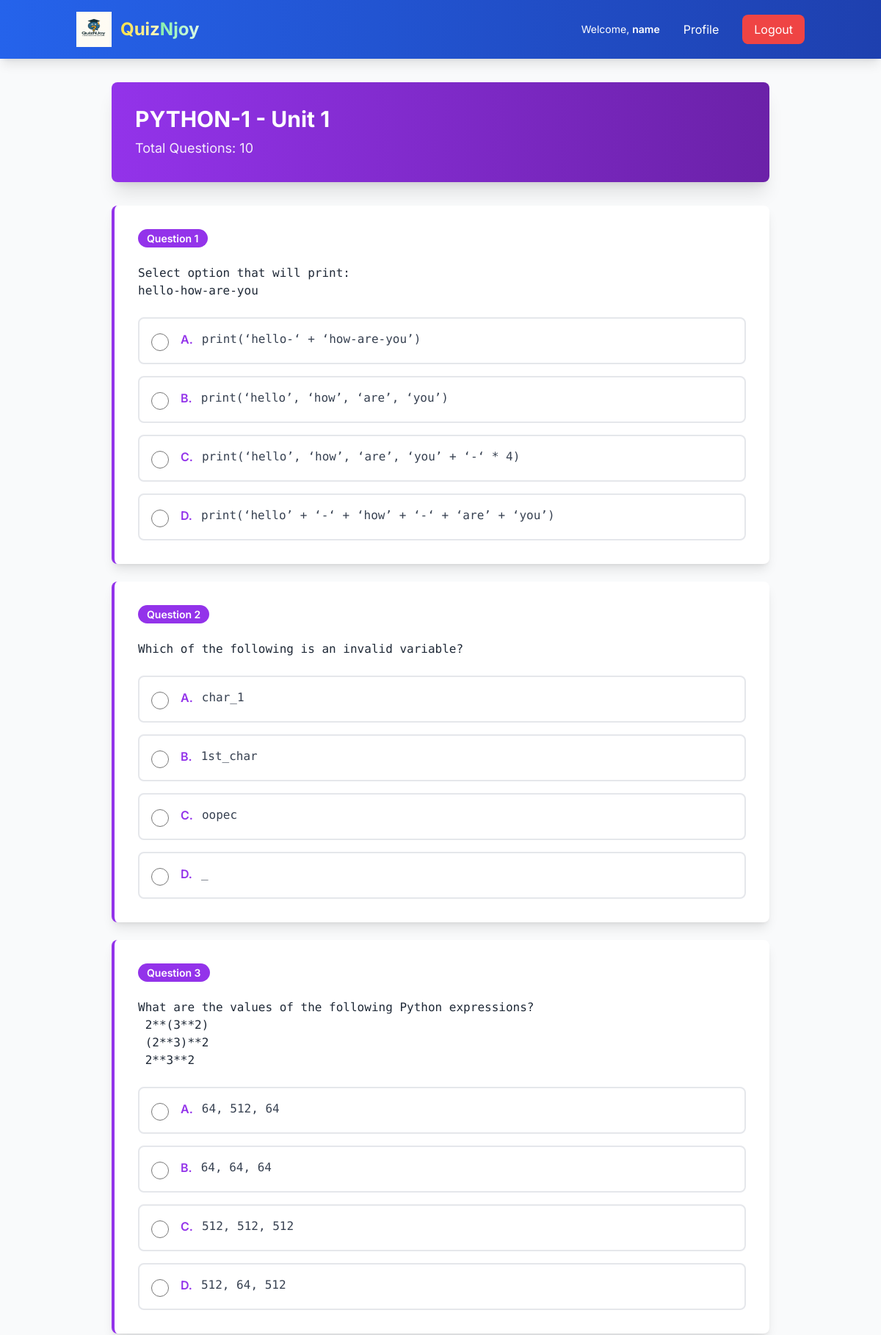
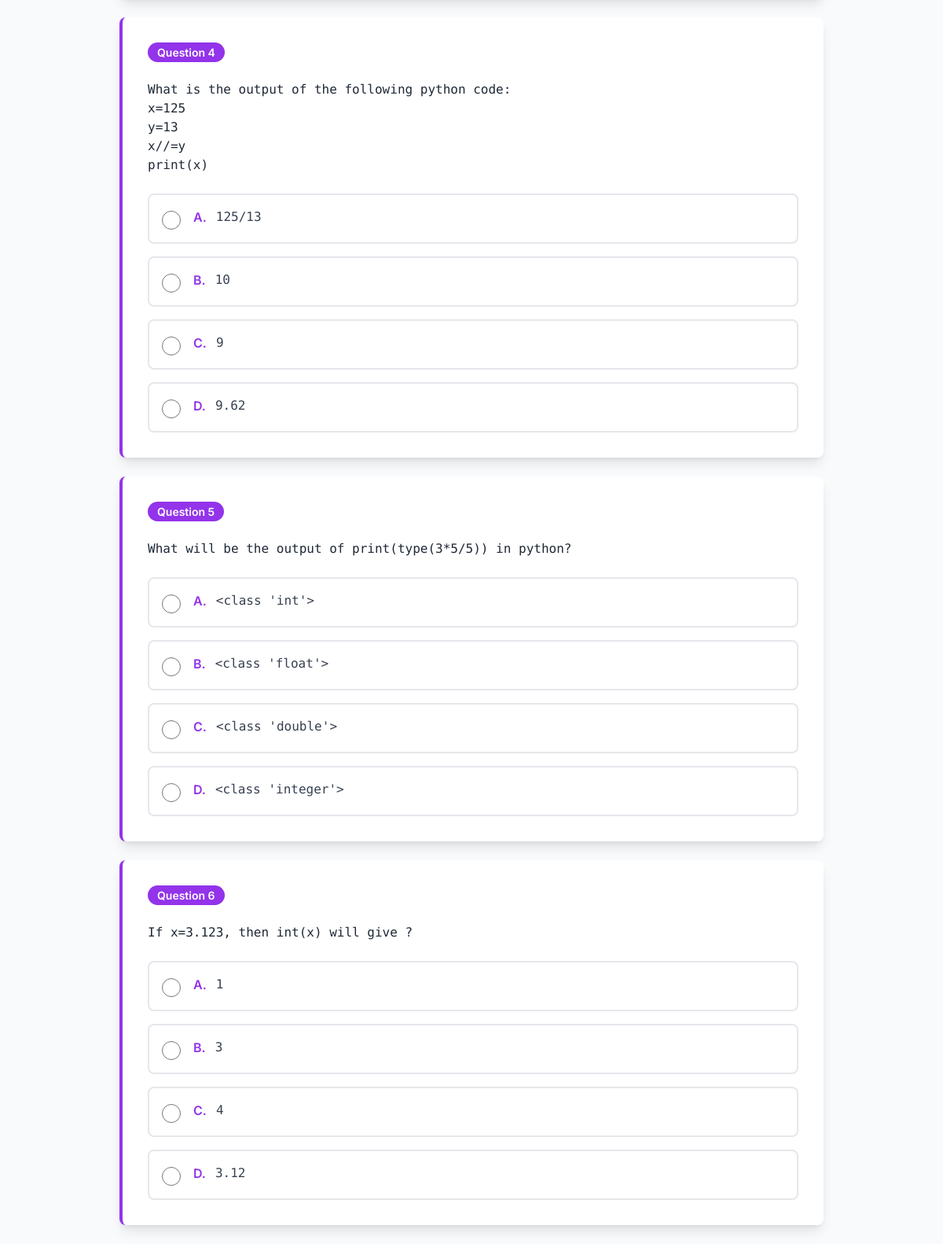
The page /quiz/subject/5/unit/1/quiz/?mode=random (signed in, upper part) on the database its author committed (2 pictures, top to bottom).
### semesters/models.py (models this page shows, shortened)
class Subject(models.Model):
    semester = models.ForeignKey(Semester, on_delete=models.CASCADE, related_name='subjects')
    name = models.CharField(max_length=200)
    code = models.CharField(max_length=20, blank=True)
    created_at = models.DateTimeField(auto_now_add=True)
    class Meta:
        ordering = ['semester', 'name']
        unique_together = ['semester', 'name']

class Question(models.Model):
    subject = models.ForeignKey(Subject, on_delete=models.CASCADE, related_name='questions')
    unit = models.IntegerField()
    question_text = models.TextField()
    question_image = models.ImageField(upload_to='question_images/', blank=True, null=True)
    option_a = models.CharField(max_length=500)
    option_b = models.CharField(max_length=500)
    option_c = models.CharField(max_length=500)
    option_d = models.CharField(max_length=500)
    correct_answer = models.CharField(max_length=1, choices=[
        ('A', 'Option A'),
        ('B', 'Option B'),
        ('C', 'Option C'),
        ('D', 'Option D'),
    ])
    added_by = models.CharField(max_length=100, blank=True)
    verified_by = models.CharField(max_length=100, blank=True)
    created_at = models.DateTimeField(auto_now_add=True)
    class Meta:
        ordering = ['subject', 'unit', 'created_at']

### quiz/views.py (the view)
# urls.py: path('subject/<int:subject_id>/unit/<int:unit>/quiz/', views.take_quiz, name='take_quiz'),
@login_required
def take_quiz(request, subject_id, unit):
    subject = get_object_or_404(Subject, id=subject_id)
    quiz_mode = request.GET.get('mode', 'random')  # Get mode from URL parameter
    all_questions = list(Question.objects.filter(subject=subject, unit=unit))
    if not all_questions:
        messages.error(request, 'No questions available for this unit.')
        return redirect('quiz:select_unit', subject_id=subject_id)
    session_key = f'practice_all_shown_{subject_id}_{unit}'
    if quiz_mode == 'practice_all':
        shown_question_ids = request.session.get(session_key, [])
        available_questions = [q for q in all_questions if q.id not in shown_question_ids]
        if not available_questions:
            messages.info(request, 'You have completed all questions! Starting fresh...')
            request.session[session_key] = []
            available_questions = all_questions
        if len(available_questions) <= 10:
            quiz_questions = available_questions
        else:
            quiz_questions = random.sample(available_questions, 10)
        shown_question_ids.extend([q.id for q in quiz_questions])
        request.session[session_key] = shown_question_ids
        remaining = len(all_questions) - len(shown_question_ids)
        if remaining > 0:
            messages.info(request, f'Practice All Mode: {remaining} questions remaining in this unit.')
        else:
            messages.success(request, 'You have completed all questions in this unit!')
    else:
        if len(all_questions) < 10:
            messages.warning(request, f'Only {len(all_questions)} questions available for this unit.')
            quiz_questions = all_questions
        else:
            quiz_questions = random.sample(all_questions, 10)
    request.session['quiz_questions'] = [q.id for q in quiz_questions]
    request.session['subject_id'] = subject_id
    request.session['unit'] = unit
    request.session['quiz_mode'] = quiz_mode
    return render(request, 'quiz/take_quiz.html', {
        'subject': subject,
        'unit': unit,
        'questions': quiz_questions,
        'quiz_mode': quiz_mode
    })

### templates/quiz/take_quiz.html (shortened to what this page needs)
{% extends 'base.html' %}
{% block content %}
<div class="max-w-4xl mx-auto">
    <div class="bg-gradient-to-r from-purple-600 to-purple-800 text-white rounded-lg shadow-xl p-4 md:p-8 mb-4 md:mb-8">
        <h1 class="text-xl md:text-3xl font-bold mb-2">{{ subject.name }} - Unit {{ unit }}</h1>
        <p class="text-sm md:text-lg opacity-90">Total Questions: {{ questions|length }}</p>
    </div>
    <form method="post" action="{% url 'quiz:submit_quiz' %}" class="space-y-4 md:space-y-6">
        {% for question in questions %}
            <div class="bg-white rounded-lg shadow-lg p-4 md:p-8 border-l-4 border-purple-600">
                <div class="mb-4 md:mb-6">
                    <span class="bg-purple-600 text-white px-3 py-1 rounded-full text-xs md:text-sm font-semibold">
                        Question {{ forloop.counter }}
                    </span>
                </div>
                <div class="text-base md:text-lg text-gray-800 mb-4 md:mb-6">
                    <pre class="whitespace-pre-wrap font-sans text-sm md:text-base">{{ question.question_text }}</pre>
                </div>
                <div class="space-y-3 md:space-y-4">
                    <label class="flex items-start p-3 md:p-4 border-2 border-gray-200 rounded-lg cursor-pointer hover:border-purple-600 hover:bg-purple-50 transition duration-200 active:bg-purple-100">
                        <input type="radio" name="question_{{ question.id }}" value="A" class="w-5 h-5 md:w-6 md:h-6 text-purple-600 mt-1 flex-shrink-0" required>
                        <span class="ml-3 md:ml-4 flex items-start w-full">
                            <span class="font-semibold text-purple-600 mr-2 md:mr-3 flex-shrink-0 text-sm md:text-base">A.</span>
                            <pre class="text-gray-700 whitespace-pre-wrap font-sans flex-1 text-sm md:text-base">{{ question.option_a }}</pre>
                        </span>
                    </label>
                    <label class="flex items-start p-3 md:p-4 border-2 border-gray-200 rounded-lg cursor-pointer hover:border-purple-600 hover:bg-purple-50 transition duration-200 active:bg-purple-100">
                        <input type="radio" name="question_{{ question.id }}" value="B" class="w-5 h-5 md:w-6 md:h-6 text-purple-600 mt-1 flex-shrink-0" required>
                        <span class="ml-3 md:ml-4 flex items-start w-full">
                            <span class="font-semibold text-purple-600 mr-2 md:mr-3 flex-shrink-0 text-sm md:text-base">B.</span>
                            <pre class="text-gray-700 whitespace-pre-wrap font-sans flex-1 text-sm md:text-base">{{ question.option_b }}</pre>
                        </span>
                    </label>
                    <label class="flex items-start p-3 md:p-4 border-2 border-gray-200 rounded-lg cursor-pointer hover:border-purple-600 hover:bg-purple-50 transition duration-200 active:bg-purple-100">
                        <input type="radio" name="question_{{ question.id }}" value="C" class="w-5 h-5 md:w-6 md:h-6 text-purple-600 mt-1 flex-shrink-0" required>
                        <span class="ml-3 md:ml-4 flex items-start w-full">
                            <span class="font-semibold text-purple-600 mr-2 md:mr-3 flex-shrink-0 text-sm md:text-base">C.</span>
                            <pre class="text-gray-700 whitespace-pre-wrap font-sans flex-1 text-sm md:text-base">{{ question.option_c }}</pre>
                        </span>
                    </label>
                    <label class="flex items-start p-3 md:p-4 border-2 border-gray-200 rounded-lg cursor-pointer hover:border-purple-600 hover:bg-purple-50 transition duration-200 active:bg-purple-100">
                        <input type="radio" name="question_{{ question.id }}" value="D" class="w-5 h-5 md:w-6 md:h-6 text-purple-600 mt-1 flex-shrink-0" required>
                        <span class="ml-3 md:ml-4 flex items-start w-full">
                            <span class="font-semibold text-purple-600 mr-2 md:mr-3 flex-shrink-0 text-sm md:text-base">D.</span>
                            <pre class="text-gray-700 whitespace-pre-wrap font-sans flex-1 text-sm md:text-base">{{ question.option_d }}</pre>
                        </span>
                    </label>
                </div>
            </div>
        {% endfor %}
    </form>
</div>
{% endblock %}

### templates/base.html (shortened to what this page needs)
<!DOCTYPE html>
<html lang="en">
<head>
    <script src="https://cdn.tailwindcss.com"></script>
</head>
<body class="bg-gray-50">
    <nav class="bg-gradient-to-r from-blue-600 to-blue-800 text-white shadow-lg">
        <div class="container mx-auto px-4">
            <div class="flex justify-between items-center py-3 md:py-4">
                <a href="{% url 'home' %}" class="text-xl md:text-2xl font-bold flex items-center hover:scale-105 transition duration-300">
                    {% load static %}
                    <img src="{% static 'images/logo.png' %}" alt="QuizNJoy Logo" class="h-10 w-10 md:h-12 md:w-12 mr-2 md:mr-3">
                    <span class="bg-gradient-to-r from-yellow-300 to-yellow-100 bg-clip-text text-transparent">Quiz</span><span class="bg-gradient-to-r from-green-300 to-green-100 bg-clip-text text-transparent">Njoy</span>
                </a>
                <div class="hidden md:flex items-center space-x-4">
                    {% if user.is_authenticated %}
                        <span class="text-sm">Welcome, <span class="font-semibold">{{ user.username }}</span></span>
                        <a href="{% url 'accounts:profile' %}" class="hover:bg-blue-700 px-4 py-2 rounded-lg transition duration-300">Profile</a>
                        <a href="{% url 'accounts:logout' %}" class="bg-red-500 hover:bg-red-600 px-4 py-2 rounded-lg transition duration-300">Logout</a>
                    {% else %}
                        <a href="{% url 'accounts:login' %}" class="hover:bg-blue-700 px-4 py-2 rounded-lg transition duration-300">Login</a>
                        <a href="{% url 'accounts:signup' %}" class="bg-green-500 hover:bg-green-600 px-4 py-2 rounded-lg transition duration-300">Sign Up</a>
                    {% endif %}
                </div>
            </div>
        </div>
    </nav>
    <main class="container mx-auto px-3 sm:px-4 py-4 md:py-8">
        {% block content %}
        {% endblock %}
    </main>
</body>
</html>

### templates/base.html (style rules this page uses)
body { font-family: 'Inter', sans-serif; -webkit-font-smoothing: antialiased; -moz-osx-font-smoothing: grayscale; }
pre { font-family: 'Fira Code', 'Courier New', monospace; tab-size: 4; -moz-tab-size: 4; white-space: pre-wrap; word-wrap: break-word; overflow-x: auto; }
pre.font-sans { font-family: 'Fira Code', 'Courier New', monospace; }
html { scroll-behavior: smooth; }

### rows shown on the page
Subject: name "PYTHON-1"
Question: question_text "Select option that will print: hello-how-are-you", option_a "print(‘hello-‘ + ‘how-are-you’)", option_b "print(‘hello’, ‘how’, ‘are’, ‘you’)", option_c "print(‘hello’, ‘how’, ‘are’, ‘you’ + ‘-‘ * 4)", option_d "print(‘hello’ + ‘-‘ + ‘how’ + ‘-‘ + ‘are’ + ‘you’)"
Question: question_text "Which of the following is an invalid variable?", option_a "char_1", option_b "1st_char", option_c "oopec", option_d "_"
Question: question_text "What are the values of the following Python expressions? 2**(3**2) (2**3)**2 2**3**2", option_a "64, 512, 64", option_b "64, 64, 64", option_c "512, 512, 512", option_d "512, 64, 512"
Question: question_text "What is the output of the following python code: x=125 y=13 x//=y print(x)", option_a "125/13", option_b "10", option_c "9", option_d "9.62"
Question: question_text "What will be the output of print(type(3*5/5)) in python?", option_a "<class 'int'>", option_b "<class 'float'>", option_c "<class 'double'>", option_d "<class 'integer'>"
Question: question_text "If x=3.123, then int(x) will give ?", option_a "1", option_b "3", option_c "4", option_d "3.12"

### other values the page prints
{{ user.username }} "name"
{{ unit }} "1"
